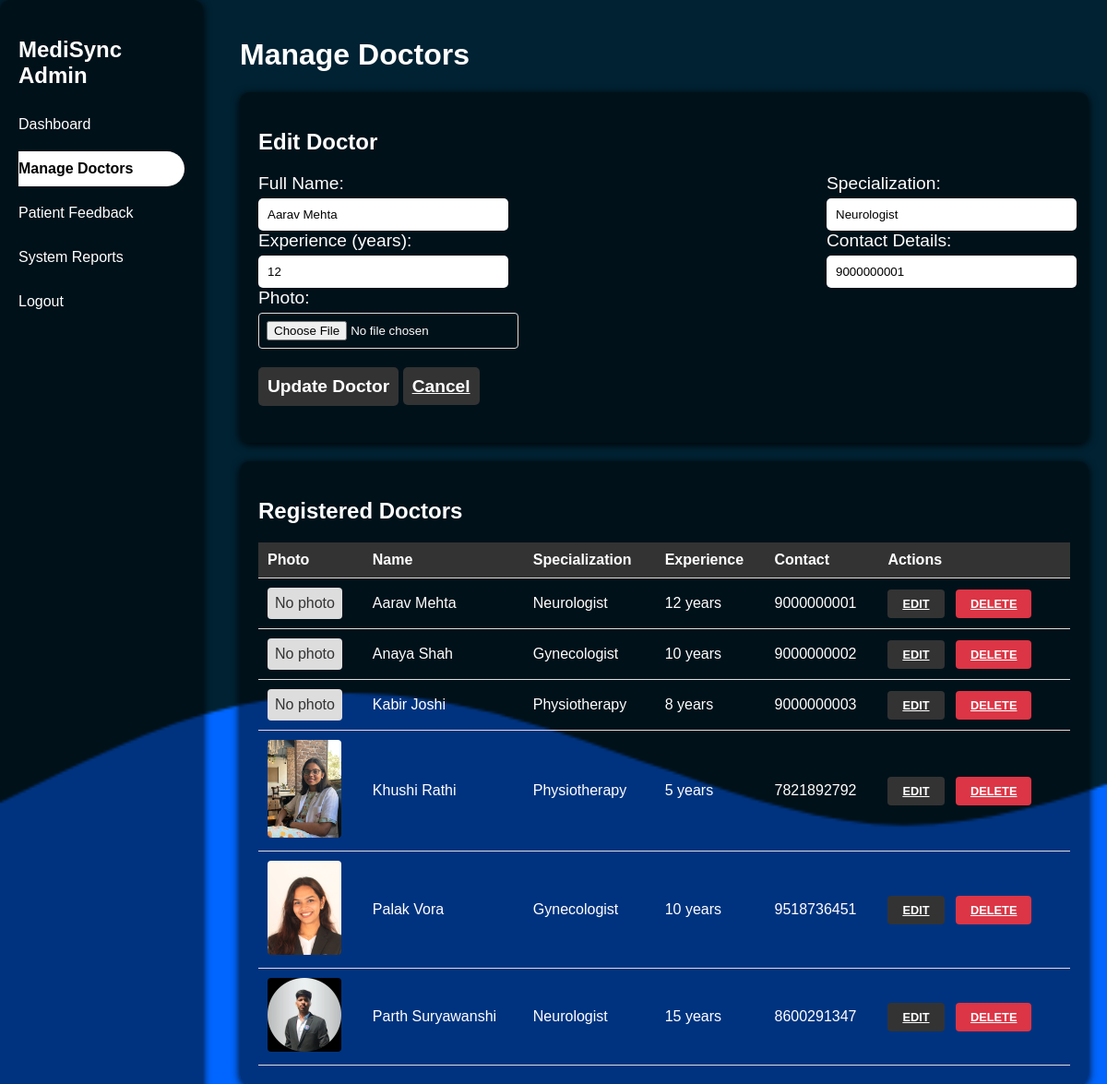
The app's page /admin/doctors.php?action=edit&id=7 (signed in) with its own data.
### tables this page shows
CREATE TABLE doctors (
  doctor_id int NOT NULL AUTO_INCREMENT,
  `name` varchar(255) NOT NULL,
  specialization varchar(255) NOT NULL,
  experience int NOT NULL,
  contact_details varchar(255) NOT NULL,
  created_at timestamp NULL DEFAULT CURRENT_TIMESTAMP,
  photo varchar(255) DEFAULT NULL,
  PRIMARY KEY (doctor_id)
);

### admin/doctors.php (the view, shortened to what this page needs)
<?php
require_once '../includes/db_connection.php';
$action = $_GET['action'] ?? '';
$doctor_id = $_GET['id'] ?? 0;
$errors = [];
$current_doctor = [];
if ($action === 'edit' && $doctor_id) {
    try {
        $stmt = $pdo->prepare("SELECT * FROM doctors WHERE doctor_id = ?");
        $stmt->execute([$doctor_id]);
        $current_doctor = $stmt->fetch();
    } catch (PDOException $e) {
        error_log('Doctor fetch for edit failed: ' . $e->getMessage());
        $errors[] = "Unable to load doctor details right now.";
    }
}
try {
    $stmt = $pdo->query("SELECT * FROM doctors ORDER BY name");
    $doctors = $stmt->fetchAll();
} catch (PDOException $e) {
    error_log('Doctor list fetch failed: ' . $e->getMessage());
    $errors[] = "Unable to load doctor list right now.";
}
?>
<!DOCTYPE html>
<html lang="en">
<head>
    <link href="../assets/css/style.css" rel="stylesheet">
</head>
<body>
    <div class="admin-dashboard">
        <div class="admin-sidebar">
            <h2>MediSync Admin</h2>
            <nav>
                <a href="dashboard.php" class="nav-link">Dashboard</a>
                <a href="doctors.php" class="nav-link active">Manage Doctors</a>
                <a href="feedback.php" class="nav-link">Patient Feedback</a>
                <a href="reports.php" class="nav-link">System Reports</a>
                <a href="logout.php" class="nav-link">Logout</a>
            </nav>
        </div>
        <div class="admin-main">
            <h1>Manage Doctors</h1>
            <div class="stat-card">
                <h2><?= $action === 'edit' ? 'Edit Doctor' : 'Add New Doctor' ?></h2>
                <form method="post" enctype="multipart/form-data">
                    <div class="form-row">
                        <div class="form-group">
                            <label>Full Name:</label>
                            <input type="text" name="name" required
                                   value="<?= htmlspecialchars($current_doctor['name'] ?? '') ?>">
                        </div>
                        <div class="form-group">
                            <label>Specialization:</label>
                            <input type="text" name="specialization" required
                                   value="<?= htmlspecialchars($current_doctor['specialization'] ?? '') ?>">
                        </div>
                    </div>
                    <div class="form-row">
                        <div class="form-group">
                            <label>Experience (years):</label>
                            <input type="number" name="experience" min="0" required
                                   value="<?= htmlspecialchars($current_doctor['experience'] ?? '') ?>">
                        </div>
                        <div class="form-group">
                            <label>Contact Details:</label>
                            <input type="text" name="contact" required
                                   value="<?= htmlspecialchars($current_doctor['contact_details'] ?? '') ?>">
                        </div>
                    </div>
                    <div class="form-group">
                        <label>Photo:</label>
                        <input type="file" name="photo" accept="image/*">
                    </div>
                    <button type="submit" class="btn">
                        <?= $action === 'edit' ? 'Update Doctor' : 'Add Doctor' ?>
                    </button>
                    <?php if ($action === 'edit'): ?>
                        <a href="doctors.php" class="btn">Cancel</a>
                    <?php endif; ?>
                </form>
            </div>
            <div class="stat-card">
                <h2>Registered Doctors</h2>
                <table>
                    <thead>
                        <tr>
                            <th>Photo</th>
                            <th>Name</th>
                            <th>Specialization</th>
                            <th>Experience</th>
                            <th>Contact</th>
                            <th>Actions</th>
                        </tr>
                    </thead>
                    <tbody>
                        <?php foreach ($doctors as $doctor): ?>
                        <tr>
                            <td>
                                <?php if (!empty($doctor['photo'])): ?>
                                    <img src="<?= $doctor['photo'] ?>" alt="Doctor Photo" class="doctor-photo">
                                <?php else: ?>
                                    <span class="no-photo">No photo</span>
                                <?php endif; ?>
                            </td>
                            <td><?= htmlspecialchars($doctor['name']) ?></td>
                            <td><?= htmlspecialchars($doctor['specialization']) ?></td>
                            <td><?= $doctor['experience'] ?> years</td>
                            <td><?= htmlspecialchars($doctor['contact_details']) ?></td>
                            <td>
                                <a href="doctors.php?action=edit&id=<?= $doctor['doctor_id'] ?>"
                                   class="btn btn-sm">Edit</a>
                                <a href="doctors.php?action=delete&id=<?= $doctor['doctor_id'] ?>"
                                   class="btn btn-sm danger"
                                   onclick="return confirm('Are you sure?')">Delete</a>
                            </td>
                        </tr>
                        <?php endforeach; ?>
                    </tbody>
                </table>
            </div>
        </div>
    </div>
</body>
</html>

### assets/css/style.css (style rules this page uses)
body { font-family: 'Arial', sans-serif; margin: 0; padding: 0; color: white; box-sizing: border-box; background-image: url('./assets/image/wave.png'); background-repeat: no-repeat; background-size: cover; background-position: center; background-attachment: fixed; justify-items: center; }

### admin/doctors.php (style rules this page uses)
body { font-family: 'Arial', sans-serif; margin: 0; padding: 0; color: white; box-sizing: border-box; background-image: url('../assets/image/wave.png'); background-repeat: no-repeat; background-size: cover; background-position: center; background-attachment: fixed; justify-items: center; margin-bottom: 10px; }
.admin-dashboard { display: flex; width: 100%; height: 100vh; }
.admin-sidebar { width: 15%; height: 100%; padding: 20px; background: rgba(0, 0, 0, 0.5); border-radius: 10px; box-shadow: 0 2px 10px rgba(0, 0, 0, 10); position: fixed; }
.admin-sidebar h2 { color: white; font-size: 1.5rem; font-weight: bold; margin-bottom: 20px; }
.admin-sidebar nav { display: flex; flex-direction: column; }
.nav-link { color: white; text-decoration: none; padding: 10px 0; margin-bottom: 10px; }
.nav-link:hover, .nav-link.active { background-color: white; border-radius: 0 20px 20px 0px; font-weight: bold; color: black; transition: 0.5s; }
.nav-link.active { font-weight: bold; }
.admin-main { margin-left: 20%; padding: 20px; width: 80%; }
.stat-card { background: rgba(0, 0, 0, 0.5); padding: 20px; border-radius: 10px; box-shadow: 0 2px 10px rgba(0, 0, 0, 10); margin-bottom: 20px; }
.stat-card h2 { font-size: 1.5rem; font-weight: bold; margin-bottom: 20px; }
form { margin-bottom: 20px; }
.form-row { display: flex; justify-content: space-between; }
.form-group { width: 30%; }
.form-group label { font-size: 1.2rem; }
.form-group input { width: 95%; padding: 10px; margin-top: 5px; border-radius: 5px; border: none; }
.btn { padding: 10px; margin-top: 20px; border-radius: 5px; border: none; background: #333; color: white; font-size: 1.2rem; font-weight: bold; cursor: pointer; }
table { width: 100%; border-collapse: collapse; }
table th, table td { padding: 10px; border-bottom: 1px solid #ddd; text-align: left; }
table th { background: #333; color: white; }
.no-photo { display: inline-block; padding: 0.5rem; background: #ddd; color: #333; border-radius: 4px; }
input[type="file"] { padding: 0.5rem; border: 1px solid #ddd; border-radius: 4px; width: 100%; }
.doctor-photo { max-width: 80px; height: auto; border-radius: 4px; }
.btn-sm { padding: 0.5rem 1rem; margin-right: 0.5rem; border-radius: 4px; border: none; background: #333; color: white; font-size: 0.8rem; font-weight: bold; text-transform: uppercase; cursor: pointer; }
.btn-sm.danger { background: #dc3545; }

### records on screen
doctors: name "Aarav Mehta", specialization "Neurologist", experience "12", contact "9000000001", shows "No photo", contact_details "9000000001"
doctors: shows "No photo", name "Anaya Shah", specialization "Gynecologist", experience "10", contact_details "9000000002"
doctors: shows "No photo", name "Kabir Joshi", specialization "Physiotherapy", experience "8", contact_details "9000000003"
doctors: photo (picture), name "Khushi Rathi", specialization "Physiotherapy", experience "5", contact_details "7821892792"
doctors: photo (picture), name "Palak Vora", specialization "Gynecologist", experience "10", contact_details "9518736451"
doctors: photo (picture), name "Parth Suryawanshi", specialization "Neurologist", experience "15", contact_details "8600291347"
